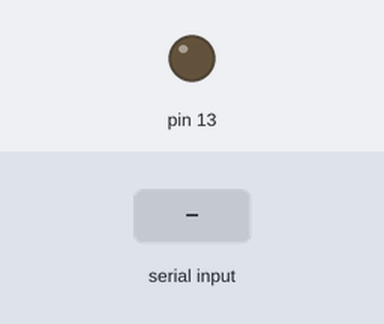
Bench run of a sketch on a simulated Arduino Uno, built with avr-gcc and run on an emulated ATmega328P. Parts: output pins drawn as LEDs (lit = HIGH). The test bench sets the inputs (shaded band).

Above: at 1.2 s.
1.3 s: "R" received over Serial
At 2.1 s:
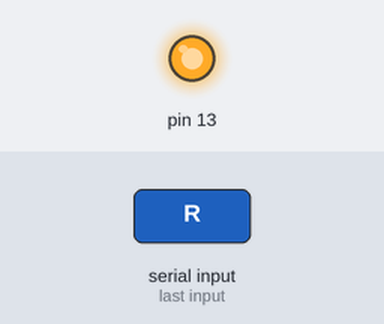
Timing chart, 0 to 4.3 s (numbered marks = the images above; inputs shaded):
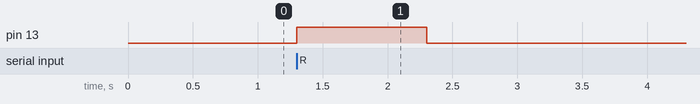

Measured:
- after the input at 1.3 s, pin 13: LOW → HIGH at once, → LOW 1.0 s later

The sketch:

color_sorting_conveyer_system.ino
```cpp
#include <Servo.h>

Servo redServo, greenServo, blueServo, yellowServo;

void setup() {
  Serial.begin(9600);
  // redServo.attach(13);     // Connect red servo to pin 5
  // greenServo.attach(6);   // Green to pin 6
  // blueServo.attach(9);    // Blue to pin 9
  // yellowServo.attach(10); // Yellow to pin 10
  pinMode(13,OUTPUT);
}

void loop() {
  if (Serial.available()) {
    char color = Serial.read();

    if (color == 'R') {
      digitalWrite(13,HIGH);
      delay(1000);
      digitalWrite(13,LOW);
      // redServo.write(90);
      // delay(500);
      // redServo.write(0);
     }
    // else if (color == 'G') {
    //   greenServo.write(90);
    //   delay(500);
    //   greenServo.write(0);
    // }
    // else if (color == 'B') {
    //   blueServo.write(90);
    //   delay(500);
    //   blueServo.write(0);
    // }
    // else if (color == 'Y') {
    //   yellowServo.write(90);
    //   delay(500);
    //   yellowServo.write(0);
    // }
  }
}
```
